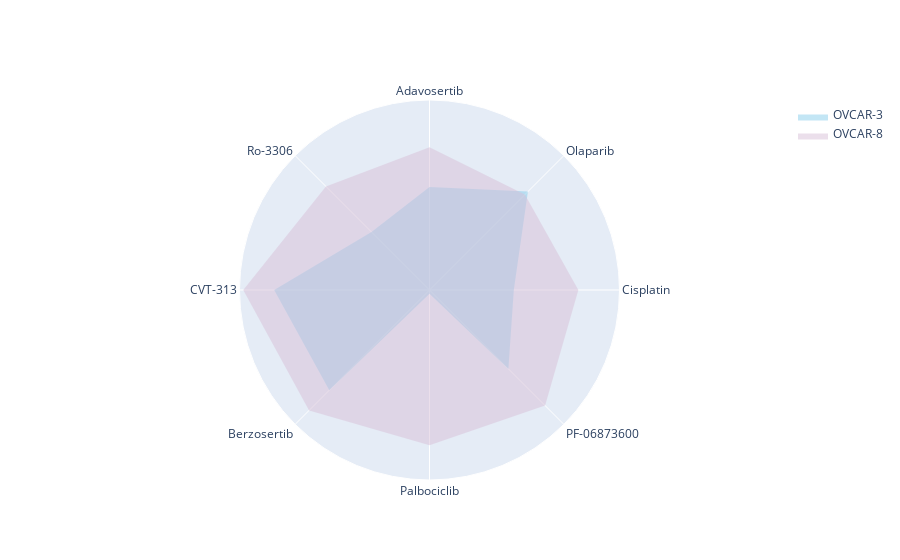

The notebook cell saved with this chart:
### Code cell
fig = go.Figure()

fig.add_trace(go.Scatterpolar(  
    r=ic50_oc3,
    theta=drug_list,
    fill='toself',
    name='OVCAR-3',
    line_color='rgba(0,0,0,0)',
    fillcolor='rgba(135,206,235,0.5)'
))

fig.add_trace(go.Scatterpolar(  
    r=ic50_oc8,
    theta=drug_list,
    fill='toself',
    name='OVCAR-8',
    line_color='rgba(0,0,0,0)',
    fillcolor='rgba(216,191,216,0.5)'
))

fig.update_layout(
    polar=dict(
        radialaxis=dict(
            visible=False,
            type='log'
        )
    )
)

fig.show()

### Figure 1 — Plotly figure (JSON) as saved in the notebook; plotly's stock layout.template omitted (floating-point values rounded to 4 significant figures)
{"data": [{"fill": "toself", "fillcolor": "rgba(135,206,235,0.5)", "line": {"color": "rgba(0,0,0,0)"}, "name": "OVCAR-3", "r": [0.04, 0.5, 0.095, 0.036, 1.05, 0.56, 0.00098, 0.14], "theta": ["Cisplatin", "Olaparib", "Adavosertib", "Ro-3306", "CVT-313", "Berzosertib", "Palbociclib", "PF-06873600"], "type": "scatterpolar"}, {"fill": "toself", "fillcolor": "rgba(216,191,216,0.5)", "line": {"color": "rgba(0,0,0,0)"}, "name": "OVCAR-8", "r": [0.78, 0.41, 0.59, 0.7, 4.36, 2.09, 1.05, 1.53], "theta": ["Cisplatin", "Olaparib", "Adavosertib", "Ro-3306", "CVT-313", "Berzosertib", "Palbociclib", "PF-06873600"], "type": "scatterpolar"}], "layout": {"polar": {"radialaxis": {"type": "log", "visible": false}}}}
